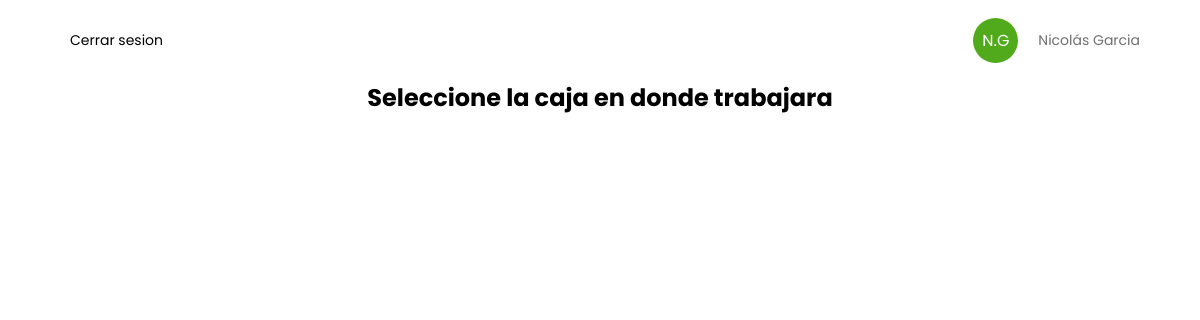
Before: /menu-cajero/seleccione-caja/seleccion-caja.php with the older database file.
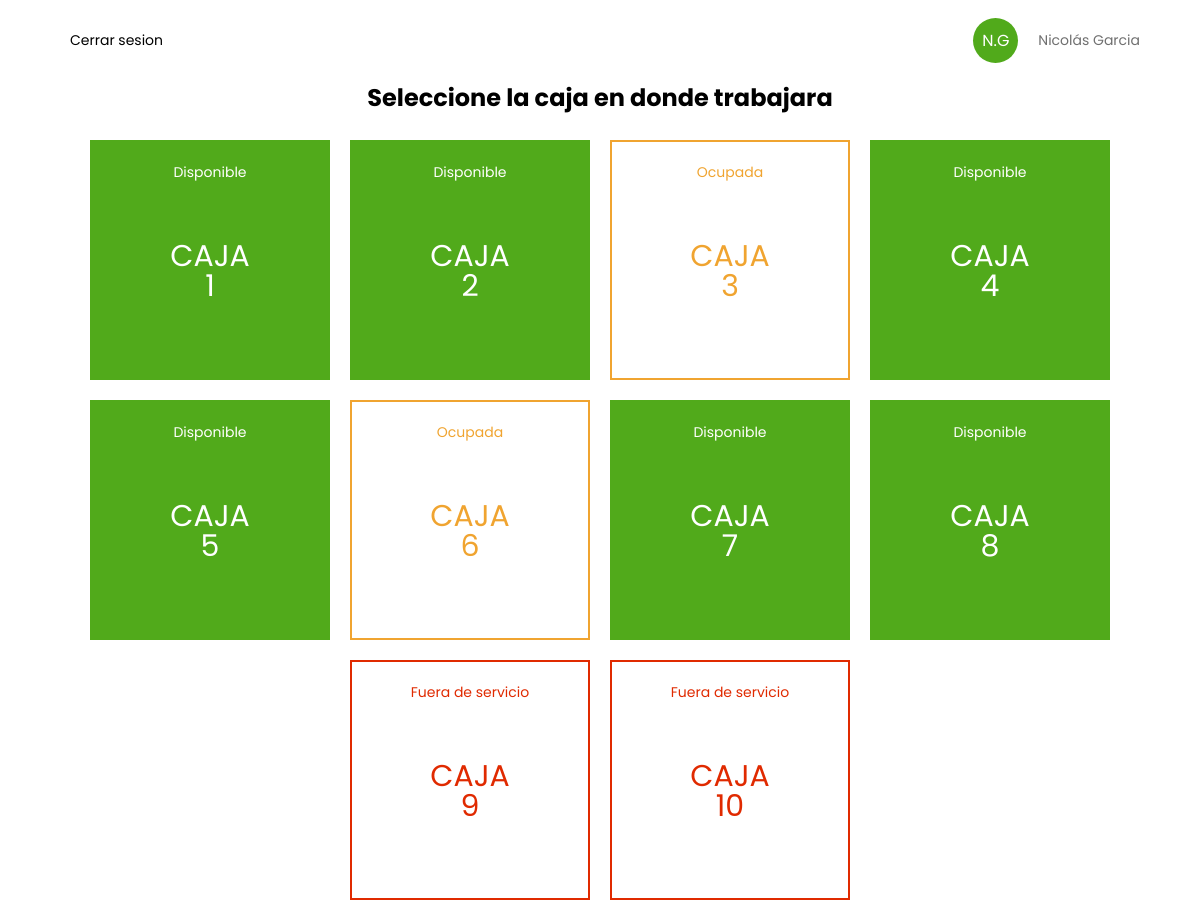
After: the same page with the newer database file.
### tables this page shows
CREATE TABLE cajas (
    id INT AUTO_INCREMENT,
    estado VARCHAR(100),

    PRIMARY KEY (id)
);

### php/class/Dao.php (called while the page is built, shortened)
<?php
include('Caja.php');
class DAO{
    private $con;
    public function conectarBD(){
        $servername = "localhost";
        $usuario = "root";
        $password = "";
        $bd = "supermercadooficial";
        $this->con = new mysqli($servername,$usuario,$password,$bd);
    }
    public function mostrarCajas(){
        $sql = "SELECT * FROM cajas";
        $resultado = $this->con->query($sql);
        $fila = mysqli_num_rows($resultado);
        $lista_cajas = array();
        if($fila >=1){
            while($r = mysqli_fetch_array($resultado)){
                $numero_caja = $r['id'];
                $estado = $r['estado'];
                $datos_cajas = new Caja($numero_caja,$estado);
                $lista_cajas[] = $datos_cajas;
            }
            return $lista_cajas;
        }
    }
}
?>

### php/class/Caja.php (called while the page is built)
<?php
    class Caja{
        private $numero_caja;
        private $estado;
        public function Caja($numero_caja,$estado){
            $this->numero_caja = $numero_caja;
            $this->estado = $estado;
        }
        public function getNumeroCaja(){
            return $this->numero_caja;
        }
        public function getEstado(){
            return $this->estado;
        }
    }
?>

### menu-cajero/seleccione-caja/seleccion-caja.php (the view, shortened to what this page needs)
<?php
    include('../../php/class/Dao.php');
    $dao = new Dao();
?>
<!DOCTYPE html>
<html lang="es">
<head>
    <link rel='stylesheet' href='https://cdn-uicons.flaticon.com/uicons-brands/css/uicons-brands.css'>
    <link rel='stylesheet' href='https://cdn-uicons.flaticon.com/uicons-bold-rounded/css/uicons-bold-rounded.css'>
    <link rel='stylesheet' href='https://cdn-uicons.flaticon.com/uicons-regular-rounded/css/uicons-regular-rounded.css'>
    <link rel="stylesheet" href="../../assets/css/seleccione-caja/seleccione-caja.css">
    <link rel="stylesheet" href="../../assets/css/menu.css">
</head>
<body class="container">
    <div class="contenedor-cerar-sesion-perfil">
        <div class="cerrar-sesion-caja">
            <a href="../../cerrar-sesion/cerrarsesion.php"><i class="fi fi-rr-power icon-opcion"></i>Cerrar sesion</a>
        </div>
        <div class="perfil">
            <div class="img-perfil">
                <p>N.G</p>
            </div>
            <p class="nombre-usuario">Nicolás Garcia</p>
        </div>
    </div>
    <section>
        <h2>Seleccione la caja en donde trabajara</h2>
        <div class="contenedor-cajas">
            <?php
                $lista_cajas = $dao->mostrarCajas();
                foreach($lista_cajas as $k){
                    if($k->getEstado() == 'Disponible'){
                        echo '
                            <div class="caja caja-disponible" id="'.$k->getNumeroCaja().'">
                                <p class="texto-estado disponible">'.$k->getEstado().'</p>
                                <p class="texto-caja disponible">Caja <br> '.$k->getNumeroCaja().'</p>
                                <i class="fi fi-br-check disponible"></i>
                            </div>
                        ';
                    }
                    else if($k->getEstado() == 'Ocupada'){
                        echo '
                            <div class="caja caja-ocupada" id="'.$k->getNumeroCaja().'">
                                <p class="texto-estado ocupado">'.$k->getEstado().'</p>
                                <p class="texto-caja ocupado">Caja <br> '.$k->getNumeroCaja().'</p>
                                <i class="fi fi-rr-triangle-warning ocupado"></i>
                            </div>
                        ';
                    }
                    else if($k->getEstado() == 'Fuera de servicio'){
                        echo '
                            <div class="caja caja-fuera-de-servicio" id="'.$k->getNumeroCaja().'">
                                <p class="texto-estado fuera-de-servicio">'.$k->getEstado().'</p>
                                <p class="texto-caja fuera-de-servicio">Caja <br> '.$k->getNumeroCaja().'</p>
                                <i class="fi fi-rr-cross-circle fuera-de-servicio"></i>
                            </div>
                        ';
                    }
                }
            ?>
        </div>
    </section>
</body>
</html>

### assets/css/seleccione-caja/seleccione-caja.css (style rules this page uses)
* { box-sizing: border-box; padding: 0; margin: 0; }
:root { --verde: #51AA1B; --negro: black; --plomo-boton: #EAEAEC; --plomo-input: #B7B7B7; --font: 'Poppins', sans-serif; --tamaño-h2: 24px; }
body { font-family: var(--font); }
.container { width: 90%; max-width: 1500px; margin: 0 auto; }
h2 { text-align: center; margin-bottom: 25px; }
section { width: 100%; }
.contenedor-cerar-sesion-perfil { display: flex; justify-content: space-between; align-items: center; height: 80px; }
.cerrar-sesion-caja { display: flex; height: 100%; align-items: center; justify-content: center; margin-bottom: 0; }
.cerrar-sesion-caja a { font-size: 14px; color: black; text-decoration: none !important; }
.contenedor-cajas { display: flex; gap: 20px; flex-wrap: wrap; display: flex; justify-content: center; }
.caja { width: 240px; height: 240px; cursor: pointer; display: flex; flex-direction: column; align-items: center; justify-content: space-between; padding: 20px; }
.caja .texto-estado { font-size: 14px; }
.texto-caja { font-size: 30px; line-height: 30px; text-align: center; text-transform: uppercase; }
.caja-disponible { border: 2px solid var(--verde); transition: 0.6s; background: var(--verde); }
.disponible { color: white; }
.caja-ocupada { border: 2px solid #F0A430; }
.ocupado { color: #F0A430; }
.caja-fuera-de-servicio { border: 2px solid #E02A00; }
.fuera-de-servicio { color: #E02A00; }

### assets/css/menu.css (style rules this page uses)
* { box-sizing: border-box; padding: 0; margin: 0; }
:root { --verde: #51AA1B; --negro: black; --plomo-boton: #EAEAEC; --plomo-input: #B7B7B7; --font: 'Poppins', sans-serif; --tamaño-h2: 24px; }
body { font-family: var(--font); }
.img-perfil { width: 45px; height: 45px; background: var(--verde); border-radius: 100%; display: flex; justify-content: center; align-items: center; color: white; }
.img-perfil p { font-size: 16px; }
.nombre-usuario { font-size: 14px; color: #707070; }
.perfil { display: flex; align-items: center; gap: 20px; justify-content: end; margin-bottom: 20px; margin-top: 20px; }

Changed rows visible on the page:
added cajas: estado "Disponible", id "1"
added cajas: estado "Disponible", id "2"
added cajas: estado "Ocupada", id "3"
added cajas: estado "Disponible", id "4"
added cajas: estado "Disponible", id "5"
added cajas: estado "Ocupada", id "6"
added cajas: estado "Disponible", id "7"
added cajas: estado "Disponible", id "8"
added cajas: estado "Fuera de servicio", id "9"
added cajas: estado "Fuera de servicio", id "10"
